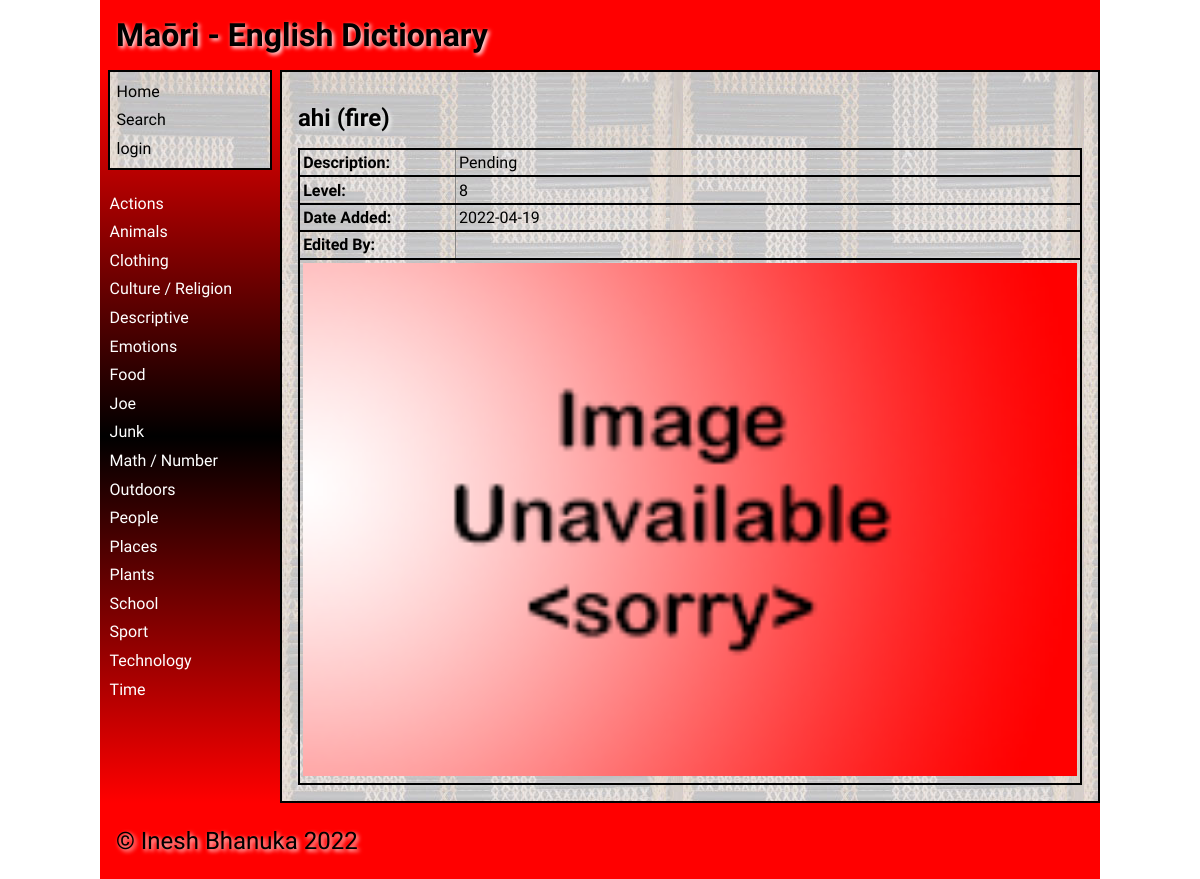
The page /word/182?breadcrumb=/search/A on the database as committed earlier.
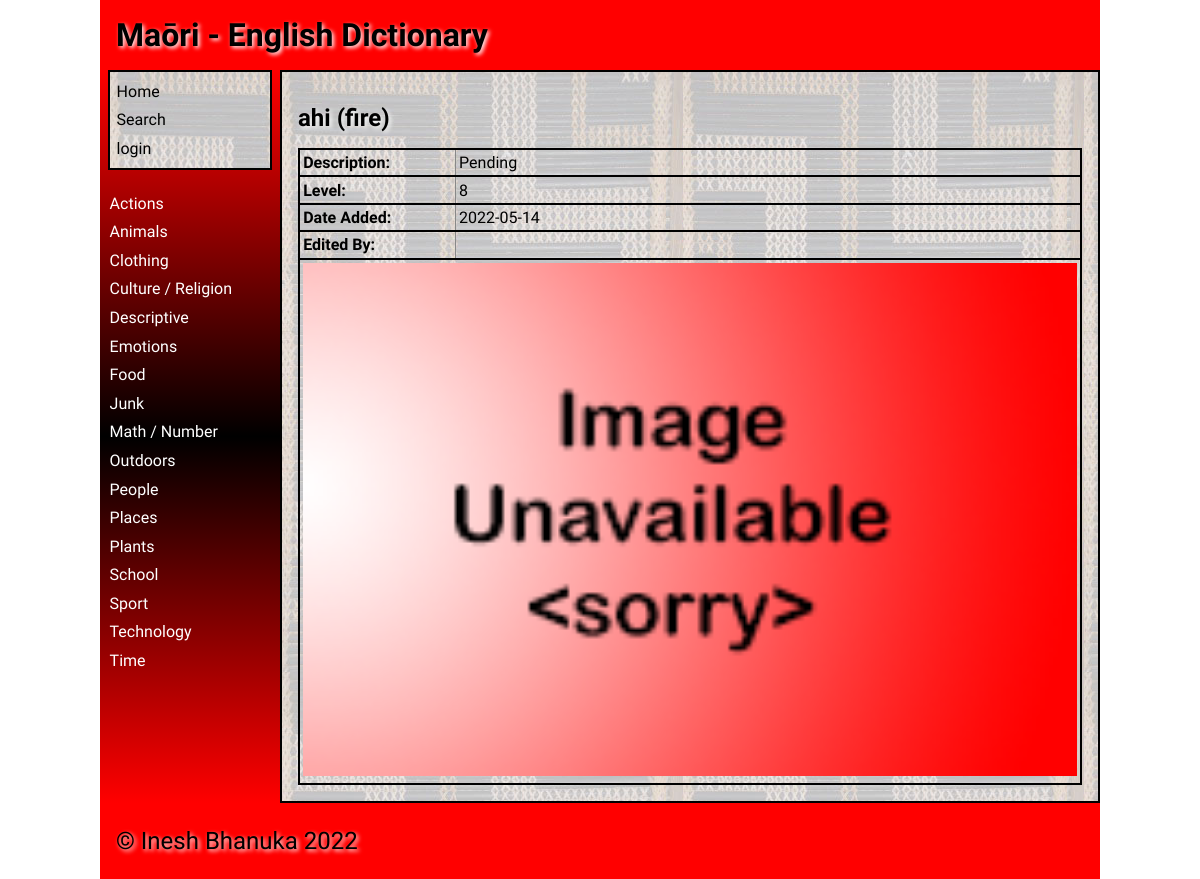
The same page on the database as committed later.
### tables this page shows
CREATE TABLE "category"
(
    id            integer
        primary key autoincrement,
    category_name varchar(30)
);

CREATE TABLE "dictionary"
(
    id          integer
        primary key autoincrement,
    maori       varchar(30),
    english     varchar(30),
    description varchar(1000),
    level       integer,
    category_id integer
        references category
            on delete cascade,
    user_id     integer
        references user_details
            on delete set null,
    date_added  datetime
);

### app.py (the view)
@app.route('/word/<word_id>', methods=["POST", "GET"])
def render_word(word_id):
    breadcrumb = request.args.get("breadcrumb")
    if request.method == "POST":
        is_valid, return_url = validate_update_word(request.form, word_id, breadcrumb)
        if not is_valid:
            return redirect(return_url)
        return redirect(f'/word/{word_id}?breadcrumb={breadcrumb}')
    word = get_dictionary_word(word_id)
    if word is None:
        return redirect('/?error=Word+could+not+be+retrieved+unexpected+error')
    error = request.args.get('error')
    if breadcrumb is None:
        breadcrumb = "/"
    return render_template('word.html',
                           word_details=word,
                           logged_in=is_logged_in(),
                           error=error,
                           image_name=get_image_filename(word[0][2]),
                           checked=get_checked(word[0][4]),
                           category_list=get_categories(),
                           allow_edit=allow_edit(),
                           breadcrumb=breadcrumb,
                           current_user=get_user())

### data_access.py (called while the page is built)
def get_connection(db_file):
    try:
        connection = sqlite3.connect(db_file)
        connection.execute('pragma foreign_keys=ON')
        return connection
    except Error as e:
        print(e)
    return None

def execute_query(query, args=None):
    connection = get_connection(DATABASE)
    cursor = connection.cursor()
    try:
        if args is None:
            cursor.execute(query)
        else:
            cursor.execute(query, args)
        query_results = cursor.fetchall()
    except sqlite3.Error as e:
        return e
    finally:
        if connection is not None:
            connection.close()
    return query_results

def get_category_list():
    category_list = execute_query("SELECT * FROM category ORDER BY category_name")
    if issubclass(type(category_list), Error):
        return []
    return category_list

### services.py (called while the page is built)
def is_logged_in():
    if session.get('email') is None:
        return False
    else:
        return True

def allow_edit():
    if not is_logged_in():
        return False
    email = session.get('email')
    allow = get_allow_edit(email)
    if allow is None:
        return False
    return allow

def get_categories():
    return get_category_list()

### templates/word.html (shortened to what this page needs)
{% extends "base.html" %}
    {% set id = word_details[0][0] %}
    {% set maori = word_details[0][1] %}
    {% set english = word_details[0][2] %}
    {% set description = word_details[0][3] %}
    {% set level = word_details[0][4] %}
    {% set image = image_name %}
    {% set date_added = word_details[0][5] %}
    {% set edited_by = word_details[0][6] + ' ' + word_details[0][7] %}
{% block main %}
    {% if logged_in and allow_edit %}
        <h2>{{ maori }} ({{english}})<strong> -</strong> <a href="\delete_word\{{ id }}?breadcrumb={{ breadcrumb }}">Delete Word</a></h2>
    {% else %}
        <h2>{{ maori }} ({{english}})</h2>
    {% endif %}
    <table class="word-table">
        <tbody>
            {% if maori != None %}
                <tr>
                    <td><strong>Description: </strong></td>
                    <td class="description-wrap">{{ description }}</td>
                </tr>
                <tr>
                    <td><strong>Level: </strong></td>
                    <td>{{ level }}</td>
                </tr>
                <tr>
                    <td><strong>Date Added: </strong></td>
                    <td>{{ date_added }}</td>
                </tr>
                <tr>
                    <td><strong>Edited By: </strong></td>
                    <td>{{ edited_by }}</td>
                </tr>
                    <td colspan="2"><img src= "../static/images/{{ image }}" alt="Word image"></td>
            {% endif %}
        </tbody>
    </table>
{% endblock %}

### templates/base.html (shortened to what this page needs)
<!doctype html>
<html lang="en">
<head>
	<link href="{{ url_for('static', filename='css/style.css') }}" rel="stylesheet">
</head>
<body>
	<div id="container">
		<header>
			<span class="heading">Maōri - English Dictionary</span>
            <span class="right">{{ current_user }}</span>
		</header>
		<nav style="padding-top: 0">
			<ul>
                <div class="main-links">
                    <li><a href="/" style="color: black;">Home</a></li>
                    <li><a href="/search/~" style="color: black;">Search</a></li>
                    {% if logged_in %}
                        {% if allow_edit %}
                            <li><a href="/add_category" style="color: black;">Add Category</a></li>
                        {% endif %}
                        <li><a href="/logout" style="color: black;">Logout</a></li>
                    {% else %}
                        <li><a href="/login" style="color: black;">login</a></li>
                    {% endif %}
                </div>
                <br>
                {% for category in category_list %}
                    <li><a href="/category/{{ category[0] }}">{{ category[1] }}</a></li>
                {% endfor %}
			</ul>
		</nav>
		<main style="border: solid black 2px">
            {% block main %}{% endblock %}
        </main>
		<footer>
			<p>
				&copy; Inesh Bhanuka 2022
			</p>
		</footer>
	</div>
</body>
</html>

Rows that differ between the two databases and show on the page:
removed category: category_name "Joe"
changed dictionary "ahi": date_added "2022-04-19" → "2022-05-14"
